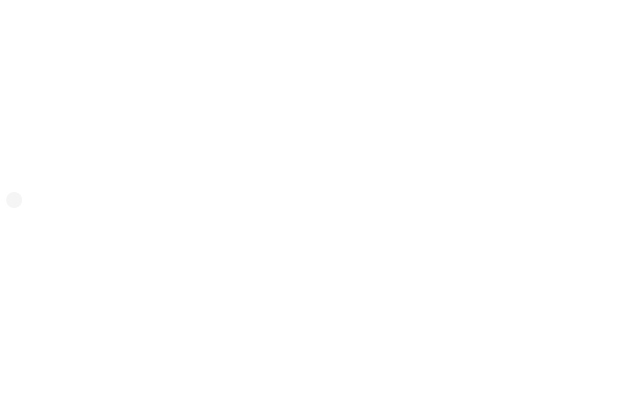
Frame 1 (no input)
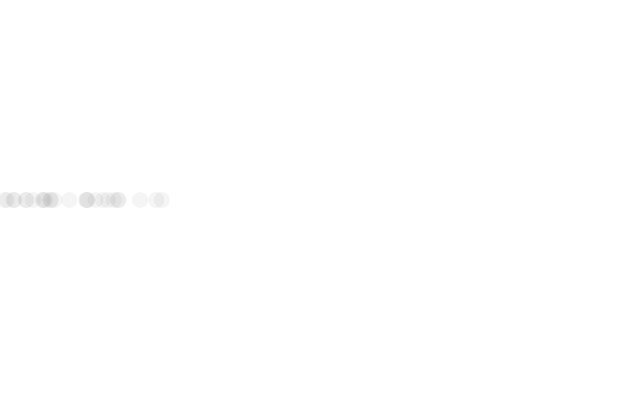
Frame 60 (the mouse pressed at the canvas centre just before this capture)
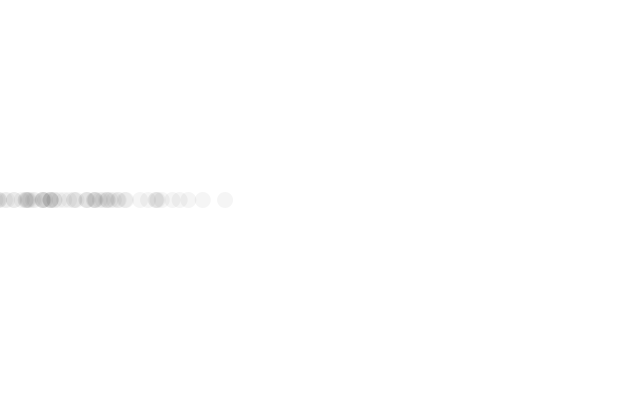
Frame 120 (the mouse held since frame 60 and released just before this capture)

The Processing sketch that drew these frames (run headless with seeded random() and noise(); from frame 60 on, the mouse is pressed at the canvas centre):

// Processing sketch: gaussian
// ── gaussian.pde
void setup () { 
 size(640, 400);
 background(255); 
}

void draw(){ 

  float xloc = randomGaussian(); 
  float sd = 100; 
  float mean = width/2;
  
  xloc = (xloc * sd);
  
  fill(0,10);
  noStroke(); 
  ellipse(xloc, height/2, 16, 16);
  
}
